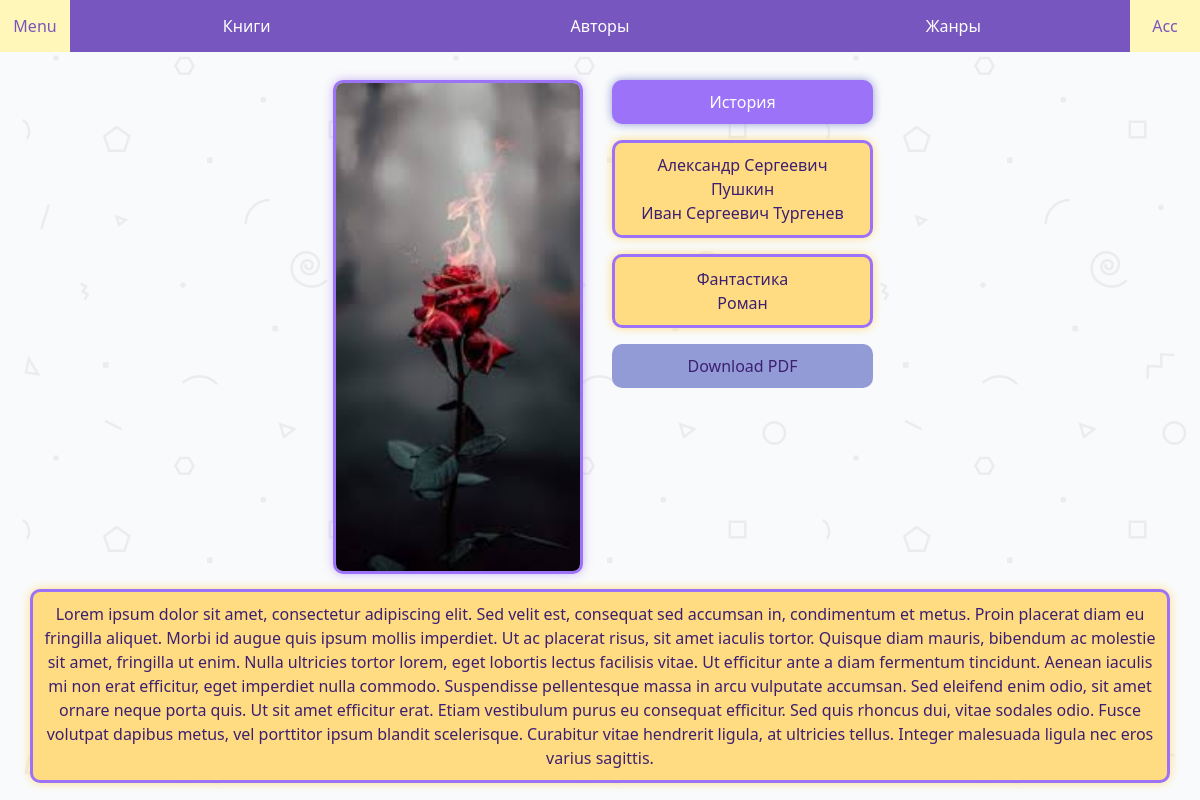
Screenshot of /book/1/ with the database file from the repository.
### Books/models.py (models this page shows, shortened)
class Book(models.Model):
    title   = models.CharField(max_length=200)
    doc     = models.FileField(upload_to='book_pdf/')
    summary = models.TextField()
    author  = models.ManyToManyField(Author)
    genre   = models.ManyToManyField(Genre)
    lang    = models.ForeignKey(Language, on_delete = models.CASCADE)
    keyword = models.ManyToManyField(KeyWord)
    img     = models.ManyToManyField(IMG)
    def display_author(self):
        return ', '.join(["{0} {1} {2}".format(author.name, author.patronymic ,author.surname) for author in self.author.all()])
    def display_genre(self):
        return ', '.join([genre.name for genre in self.genre.all()])
    def display_keyword(self):
        return ', '.join([keyword.keyword for keyword in self.keyword.all()])
    def display_file(self):
        return ', '.join([str(file.file) for file in self.img.all()])
    display_file.short_description      = 'Фотография для книги'
    display_author.short_description    = 'Авторы'
    display_genre.short_description     = 'Жанры'
    display_keyword.short_description   = 'Ключевое слово'
    class Meta:
        verbose_name        = "Книга"
        verbose_name_plural = "Книги"

class Genre(models.Model):
    name = models.CharField(max_length=24)
    summary = models.CharField(max_length=2000, null=True)
    img = models.ManyToManyField(GenreIMG)
    def __str__(self):
        return self.name
    def display_file(self):
        return ', '.join([str(file.file) for file in self.img.all()])
    display_file.short_description  = 'Фотография жанра'
    class Meta:
        verbose_name        = "Жанр"
        verbose_name_plural = "Жанры"

### Books/views.py (the view)
# urls.py: path('book/<int:id>/', views.Book),
def Book(request, id):
    BM = BookMethod(id)
    ErrorList = []
    context = {}
    if BM.CheckBook() is False:
        ErrorList.append(ERRORS[404])
        return render(request, 'Books/book_404.html')
    else:
        BM = BookMethod(id)
        print(BM.AllBooks())
        context['doc'] = BM.GetDoc()
        context['img'] = BM.GetIMG()[0]
        context['title'] = BM.GetTitle()
        context['summary'] = BM.GetSummary()
        context['genreList'] = BM.GetGenres()
        context['authorList'] = BM.GetAuthors()
        context['keyWordList'] = BM.GetKeyWords()
        return render(request, 'Books/book.html', context)

### Books/models.py (called while the page is built)
    def __str__(self):
        return "{0} {1} {2}".format(self.name, self.patronymic, self.surname)

    def __str__(self):
        return self.language

    def __str__(self):
        return self.keyword

    def __str__(self):
        return str(self.file)

### Books/views.py (called while the page is built)
    def CheckBook(self) -> bool:
        try:
            self.BookModel[self.id]
            return True
        except KeyError:
            return False

    def GetTitle(self ) -> str:
        return "{}".format(self.BookModel[self.id].title)

    def GetDoc(self) -> str:
        return "{}".format(self.BookModel[self.id].doc)

    def GetSummary(self) -> str:
        return "{}".format(self.BookModel[self.id].summary)

    def GetLang(self) -> str:
        return "{}".format(self.BookModel[self.id].lang)

    def GetGenres(self):
        GenreId = []
        GenreList = []
        for Genre in self.BookModel[self.id].genre.all():
            GenreList.append(str(Genre))
        for id in self.GenreModel:
            if GenreModel[id].name in GenreList:
                GenreId.append(id)
            else:
                continue
        return [genre for genre in zip(GenreId, GenreList)]

    def GetAuthors(self):
        AuthorList = []
        AuthorId = []
        for Author in self.BookModel[self.id].author.all():
            AuthorList.append(str(Author))
        for id in self.AuthorModel:
            name = self.AuthorModel[id].name
            patronymic = self.AuthorModel[id].patronymic
            surname = self.AuthorModel[id].surname
            AuthorFIO = "{0} {1} {2}".format(name, patronymic, surname)
            if AuthorFIO in AuthorList:
                AuthorId.append(str(id))
            else:
                pass
        return [author for author in zip(AuthorId, AuthorList)]

    def GetKeyWords(self):
        KeyWordList = []
        for KeyWord in self.BookModel[self.id].keyword.all():
            KeyWordList.append(str(KeyWord))
        return KeyWordList

    def GetIMG(self):
        IMGList = []
        for IMG in self.BookModel[self.id].img.all():
            IMGList.append(str(IMG))
        return IMGList

### Books/templates/Books/book.html
{% extends "Layout/layoutBook.html" %}
{% load static %}
{% block style %}
    <link rel="stylesheet" href="{% static 'Books/book.css' %}">
{% endblock style %}
{% block content %}
    <div class="row  book" >
        <div class="col-xl"></div>
        <div class="col">
            <img class="book__img" src="../../../media/{{ img }}" width="250px">
        </div>
        <div class="col book__header__info">
            <p class="book__title">{{ title }}</p>
            <ul class="author__list">
                {% for Author in authorList %}
                    <a href="/author/{{ Author.0 }}"><li>{{ Author.1 }}</li></a>
                {% endfor %}
            </ul>
            <ul class="genre__list">
                {% for Genre in genreList %}
                    <a href="/author/{{ Genre.0 }}"><li>{{ Genre.1 }}</li></a>
                {% endfor %}
            </ul>
            <div class="book__doc-url">
                <a href="../../../media/{{ doc }}" download="">Download PDF </a>
            </div>
        </div>
        <div class="col-xl"></div>
    </div>
    <div class="row center">
        <div class="book__summary">
            {{ summary }}
        </div>
    </div>
{% endblock content %}

### Books/static/style.css (style rules this page uses)
body { background: url("../static/IMG/geometry2.PNG"); margin: 0; }

### Books/static/Books/book.css (style rules this page uses)
a { text-decoration: none; color: #3D1F71; transition: 0.2s; }
.book__img { border: 3px solid #9C72F8; border-radius: 10px; box-shadow: 0px 0px 10px rgba(156, 114, 248, 0.5); transition: 0.2s linear; margin-bottom: 15px; }
@media (min-width: 576px) { .book__header__info { max-width: 300px; } }
.book__title { text-align: center; background: #9C72F8; color: white; box-shadow: 0px 0px 10px rgba(147, 155, 215, 1); border-radius: 10px; padding:10px; word-wrap: break-word; }
.author__list { list-style-type: none; text-align: center; background: #FFDC82; box-shadow: 0px 0px 10px rgba(255, 220, 130, 1); border: 3px solid #9C72F8; border-radius: 10px; padding:10px; word-wrap: break-word; }
.genre__list { list-style-type: none; text-align: center; background: #FFDC82; box-shadow: 0px 0px 10px rgba(255, 220, 130, 1); border: 3px solid #9C72F8; border-radius: 10px; padding:10px; word-wrap: break-word; }
.book__summary { text-align: center; background: #FFDC82; box-shadow: 0px 0px 10px rgba(255, 220, 130, 1); border-radius: 10px; border: 3px solid #9C72F8; padding:10px; color:#3D1F71; word-wrap: break-word; }
.book__doc-url { text-align: center; background: #939BD7; border-radius: 10px; margin-top: 15px; padding:10px; color:#3D1F71; transition: 0.2s; }
.col { text-align: center; }

### rows the page displays
Book: title "История", summary "Lorem ipsum dolor sit amet, consectetur adipiscing elit. Sed velit est, consequat sed accumsan in, condimentum et metus. Proin placerat diam eu fringilla aliquet. Morbi id augue quis ipsum mollis imperdiet. Ut ac placerat risus, sit amet iaculis tortor. Quisque diam mauris, bibendum ac molestie sit amet, fringilla ut enim. Nulla ultricies tortor lorem, eget lobortis lectus facilisis vitae. Ut efficitur ante a diam fermentum tincidunt. Aenean iaculis mi non erat efficitur, eget imperdiet nulla commodo. Suspendisse pellentesque massa in arcu vulputate accumsan. Sed eleifend enim odio, sit amet ornare neque porta quis. Ut sit amet efficitur erat. Etiam vestibulum purus eu consequat efficitur.…"
Genre: name "Фантастика"
Genre: name "Роман"

### other values shown
{{ Author.1 }} "Александр Сергеевич Пушкин" "Иван Сергеевич Тургенев"
